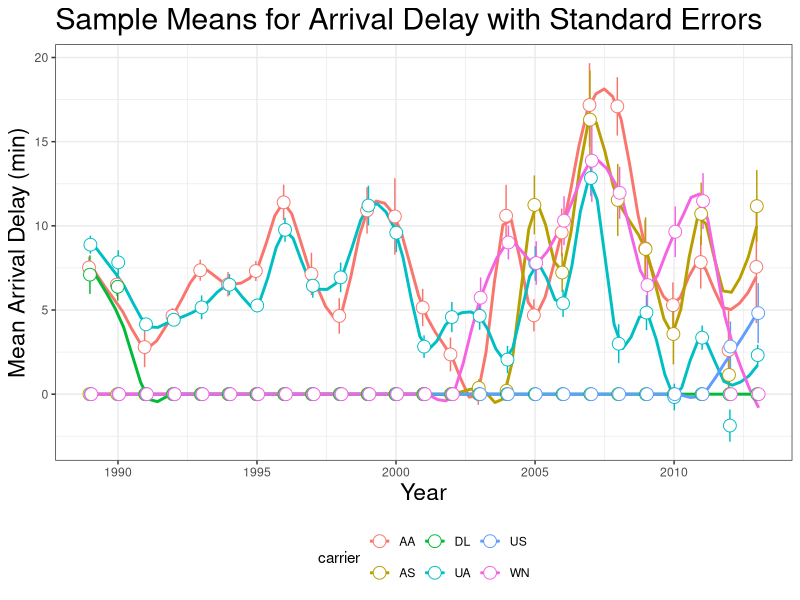

This figure's R source:
###  Andrew Bernath
###  ST599 - Big Data Analysis
###  Project 2 - 25 year flight data

##   Sample graphics
setwd("D:/School/Spring 14/ST599/flightproj/bigdata_flightproj")

library(ggplot2)
library(dplyr)

##  Read in data and refine frame
samp.dat <- read.csv("Data/sampledata.csv")
rownames(samp.dat) <- samp.dat$X
samp.dat <- samp.dat[,-1]
head(samp.dat)

##  Set subset of 25 year only airlines and re-organize frame
airlines.25 <- samp.dat[,c(3,4,7,8,15,16,49,50,51,52,55,56)]
names <- c("AA","AS","DL","UA","US","WN")
data.25 <- data.frame(rep(0,150),rep(0,150),rep(0,150),rep(0,150))
data.25[,1] <- rep(1989:2013,6)
data.25[,2] <- c(rep(names[1],25),rep(names[2],25),
                 rep(names[3],25),rep(names[4],25),
                 rep(names[5],25),rep(names[6],25))
data.25[,3] <- c(airlines.25[,1],airlines.25[,3],
                 airlines.25[,5],airlines.25[,7],
                 airlines.25[,9],airlines.25[,11])
data.25[,4] <- c(airlines.25[,2],airlines.25[,4],
                 airlines.25[,6],airlines.25[,8],
                 airlines.25[,10],airlines.25[,12])
colnames(data.25) <- c("year","carrier","mean","se")
attach(data.25)

## Plot parameters
dodge <- position_dodge(.1)

##  The plot
ggplot(data.25, aes(x=year,y=mean,color=carrier,group=carrier))+
  geom_errorbar(aes(ymin=mean-se, ymax=mean+se), width=0, position=dodge)+
  geom_smooth(method="loess", position=dodge, se=FALSE, span=.2)+
  geom_point(size=4, position=dodge, shape=21, fill="white")+
  labs(title="Sample Means for Arrival Delay with Standard Errors",
       x="Year", y="Mean Arrival Delay (min)")+theme_bw()+
  theme(plot.title=element_text(size=rel(2)),
        axis.title.x=element_text(size=rel(1.5)),
        axis.title.y=element_text(size=rel(1.5)),
        legend.position="bottom")
  
